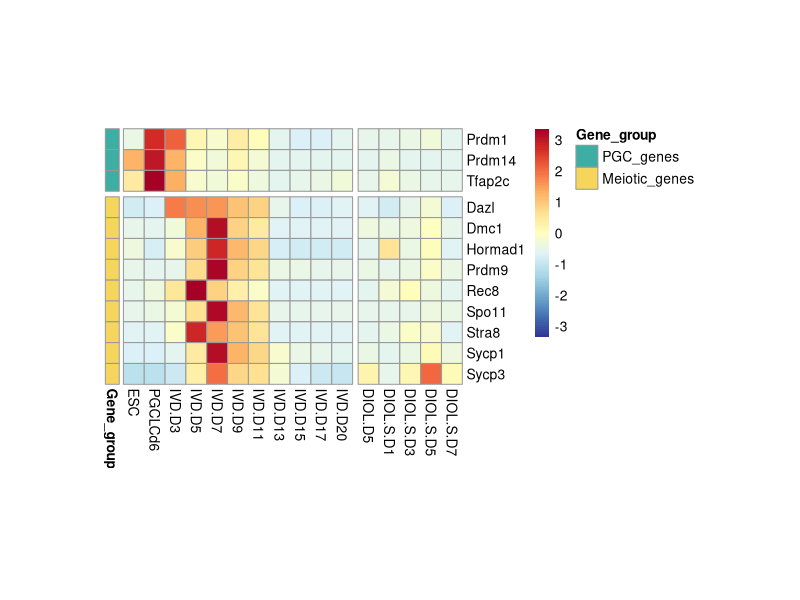

Generate this figure with R:
## ---- chunk 1
library(tidyverse)
library(RColorBrewer) 
library(pheatmap)
## ---- chunk 2
mean_tpm <- read.table("table_expression_meiotic_PGC_DIO.tsv", header = T, check.names = F)


# gene set
Meiotic_genes <- c("Sycp1", "Sycp3", "Stra8", "Dmc1", "Spo11", "Prdm9","Dazl", "Hormad1", "Rec8")
PGC_genes <- c("Tfap2c", "Prdm1", "Prdm14")



## PGC genes

fil_df <- mean_tpm %>% dplyr::filter(Geneid %in% PGC_genes)  

sel_df1 <- fil_df %>%  dplyr::select(-Geneid)
rownames(sel_df1) <- fil_df$Geneid

## Meiotic genes
fil_df <- mean_tpm %>% dplyr::filter(Geneid %in% Meiotic_genes) 

sel_df2 <- fil_df %>%  dplyr::select(-Geneid)
rownames(sel_df2) <- fil_df$Geneid





# concat sel_df1 and sel_df2
sel_df_gat <- rbind(sel_df1, sel_df2)



annotation_row <- data.frame(
  Gene_group = factor(c(
    rep("PGC_genes", nrow(sel_df1)),
    rep("Meiotic_genes", nrow(sel_df2))))
  )

# reorder
annotation_row$Gene_group <- factor(annotation_row$Gene_group,  levels = c("PGC_genes", "Meiotic_genes"))

rownames(annotation_row) <- rownames(sel_df_gat)

my_palette <- colorRampPalette(rev(brewer.pal(n = 11, name = "RdYlBu")))(100)

ann_colors = list(
Gene_group = c(PGC_genes = "#3CAEA3", Meiotic_genes = "#F6D55C")
)



pheatmap(sel_df_gat, scale = "row", cluster_col = F, cluster_rows = F,
         color = my_palette,
        annotation_row = annotation_row, 
        annotation_colors = ann_colors, 
        cellwidth = 15, 
        cellheight = 15, 
        gaps_col =11, 
        gaps_row = nrow(sel_df1)
        )

